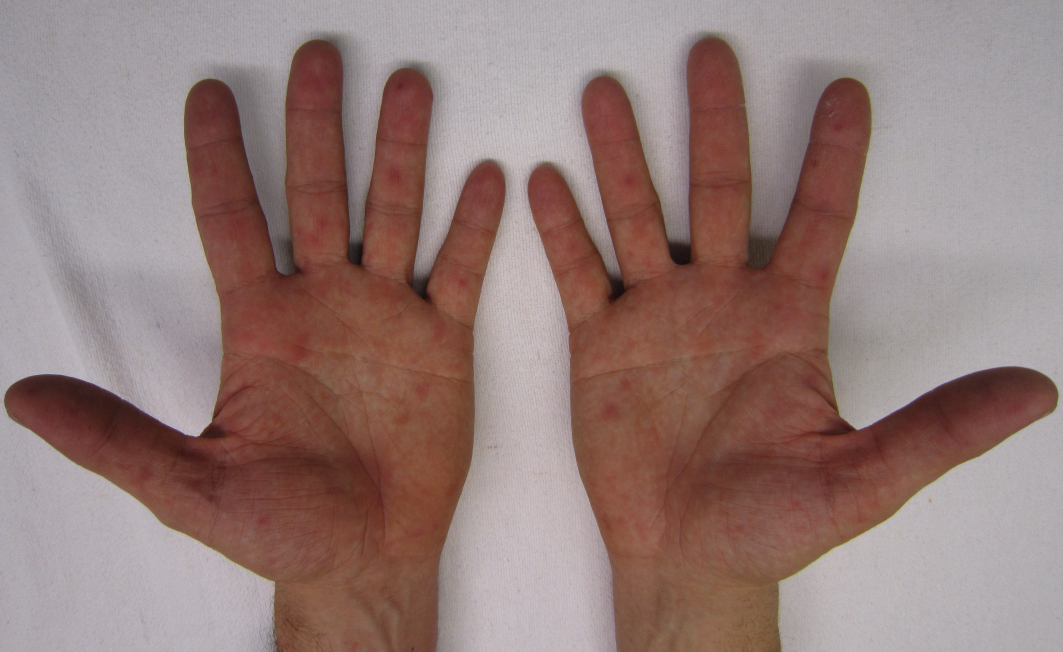
//> input picture hand3.jpg, 4252 x 2607 px (shown at 1/4 size)
$ ./main_-_Copy   (built with g++ and OpenCV 4)
//> lines starting //> are read from the running program, lines starting //| are printed output that depends on the picture; after the words box and inside, x2 and y2 are one past the last pixel; in counts of white or black regions, pixels touching at a corner belong together
#include <opencv2/opencv.hpp>
#include <opencv2/core.hpp>
#include <opencv2/highgui/highgui.hpp>
#include <opencv2/imgproc.hpp>
#include <iostream>
#include "MixGaussian.h"

using namespace cv;
using namespace std;
#define w  400

struct contoursCmpY {
    bool operator()(const Point &a,const Point &b) const {
        if (a.y == b.y)
            return a.x < b.x;

        return a.y < b.y;
    }
} contoursCmpY_;

// [40 lines left out: functions MyEllipse, change_pixel, not called in this run]

void skin_thres(Mat &img){

    int y =0;
    int x =0;
    Size size(640,480);
    resize(img,img,size);
    blur(img, img, Size(3, 3));
    for(y = 0; y < img.rows; y++){
        for(x = 0; x< img.cols; x++){
            Vec3b color = img.at<Vec3b>(Point(x,y));
            if(abs(color.val[0]-color.val[1]) < 20  && abs(color.val[2]-color.val[1])<20
            && abs(color.val[0]-color.val[2])<20 ){
                color.val[0] = 0;
                color.val[1] = 0;
                color.val[2] = 0;
                img.at<Vec3b>(Point(x,y)) = color;
            }
            else{
                color.val[0] = 255;
                color.val[1] = 255;
                color.val[2] = 255;
                img.at<Vec3b>(Point(x,y)) = color;
            }
        }
    }
    //namedWindow("skin", WINDOW_NORMAL);
    //imshow("skin", img);
}

// [39 lines left out: function skin_color, not called in this run]

void threshold_image(Mat img, Mat draw){


	Mat canny_out;
    int max =0;
    int max_ind =0;
	vector<vector<Point>> contours;
    vector<vector<Point>>  contours1;
    bool ifcontour[img.cols][img.rows];
    cout<<img.rows<<" "<<img.cols<<endl;
    contours1.resize(1);
	vector<Vec4i> hierarchy;


	Canny(img, canny_out, 100, 255);
	try {
		findContours(canny_out, contours, hierarchy, CV_RETR_EXTERNAL, CV_CHAIN_APPROX_SIMPLE, Point(0,0));
	} catch (Exception e){
		cout << e.msg << endl;
	}

    Scalar c = Scalar(255, 255, 255);
    for(int i =0; i< contours.size(); ++i){

        if(contours[i].size() <100){
            continue;
        }
        if(contourArea(contours[i]) > max){
            max_ind =i;
            max = contourArea(contours[i]);

        }
        // [5 lines of commented-out code are left out]
        drawContours(draw, contours, i, c, 1, 8, hierarchy, 0, Point());
    }


    //imshow("Contours", draw);


}


int main( int argc, char** argv )
{

    IplImage* img = cvLoadImage("hand1.jpg",CV_LOAD_IMAGE_GRAYSCALE);
//> hand1.jpg cannot be read in this run, so this picture is empty
    Mat src = imread("hand3.jpg", CV_LOAD_IMAGE_COLOR);
//> src is the input picture: 2607 rows x 4252 cols, CV_8UC3; mean B, G, R 119.8, 123.6, 147.9

    Mat ori = src;
    Size size(640,480);
    resize(ori,ori,size);
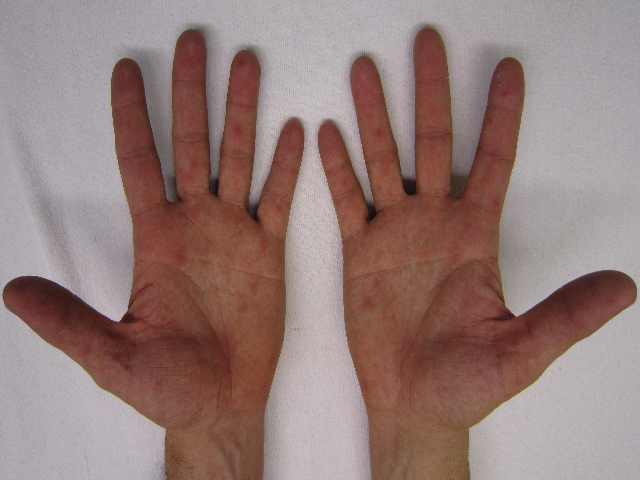
//> ori: 480 rows x 640 cols, CV_8UC3; mean B, G, R 119.7, 123.5, 147.7

    Mat draw = Mat::zeros(ori.size(), CV_8UC3);
    skin_thres(src);
//> after the loop in skin_thres, `for(y = 0; y < img.rows; y++)`:
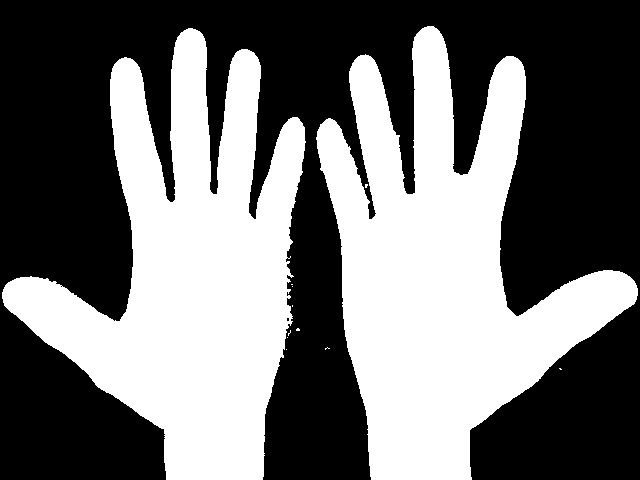
//> img: 480 rows x 640 cols, CV_8UC3; 44.1% white; 12 white regions (10 under 20 px), largest, box (x1, y1, x2, y2) and area: (316, 26, 638, 480) 68816, (2, 28, 306, 480) 66667

    threshold_image(src,draw);
//| 480 640
//> in threshold_image, `Canny(img, canny_out, 100, 255);`:
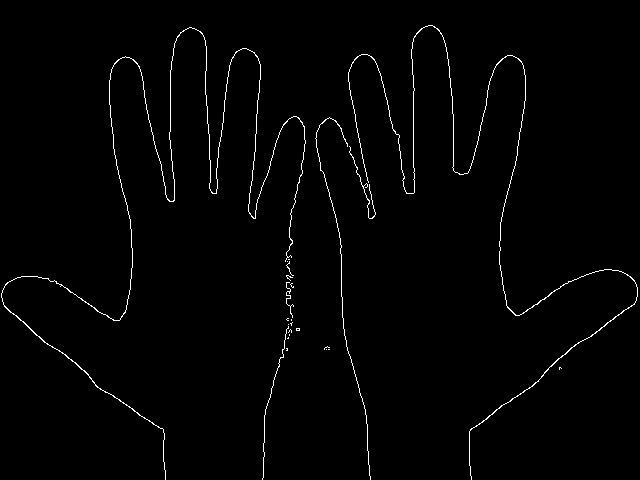
//> canny_out: 480 rows x 640 cols, CV_8UC1; 1.4% white in thin lines or dots
//> in threshold_image, `findContours(canny_out, contours, hierarchy, CV_RETR_EXTERNAL, CV_CHAI..`: contours = 24 contours, 22 with area under 20; largest, box (x1, y1, x2, y2) and area: (1, 27, 306, 480) 150, (348, 25, 638, 480) 144
//> the loop in threshold_image, `for(int i =0; i< contours.size(); ++i)` made 24 passes
//> max on passes 10, 21, 22, 23: 3, 10, 11, 150
//> after the loop in threshold_image, `for(int i =0; i< contours.size(); ++i)`:
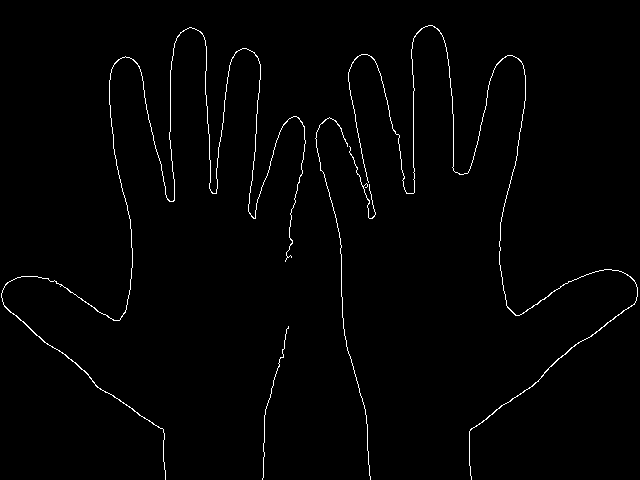
//> draw: 480 rows x 640 cols, CV_8UC3; 1.3% white in thin lines or dots
//> after the loop in threshold_image, `for(int i =0; i< contours.size(); ++i)`: max_ind = 22; max = 150


    Mat im3(ori.rows, ori.cols+draw.cols, CV_8UC3);
    Mat left(im3, Rect(0, 0, ori.cols, ori.rows));
    ori.copyTo(left);
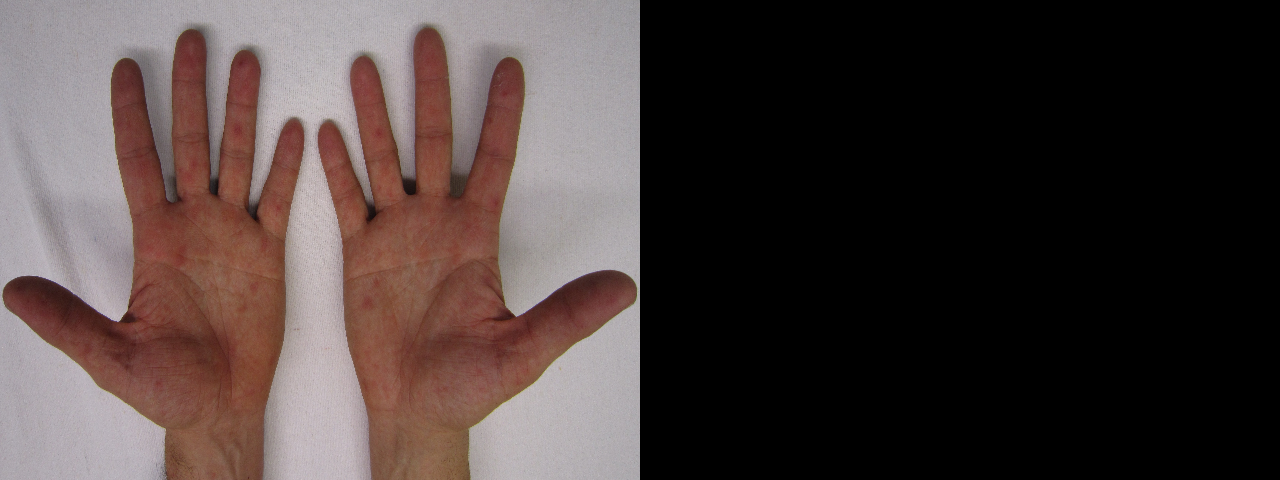
//> im3: 480 rows x 1280 cols, CV_8UC3; mean B, G, R 59.9, 61.8, 73.9
    Mat right(im3, Rect(ori.cols, 0, draw.cols, draw.rows));
//> right: 480 rows x 640 cols, CV_8UC3; every value is 0
    draw.copyTo(right);
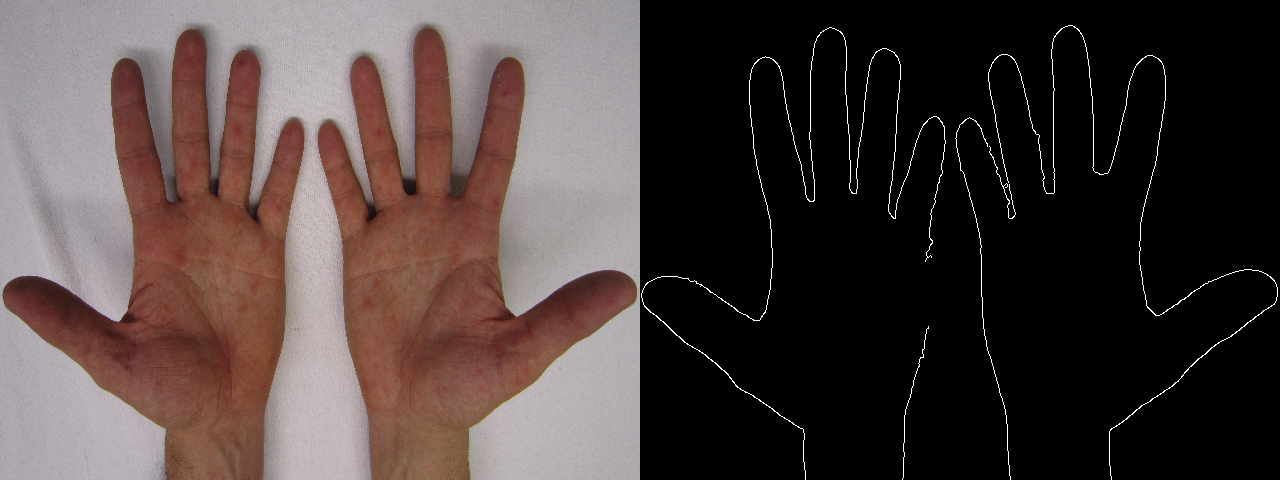
//> im3: 480 rows x 1280 cols, CV_8UC3; 0.66% of pixels changed, all inside (x1, y1, x2, y2) = (641, 25, 1278, 480)
    imshow("im3", im3);

    while(1){ //Create infinte loop for live streaming


        //find_contour(img);
       int key = cvWaitKey(10);     //Capture Keyboard stroke
//> the Esc key is pressed
        if (char(key) == 27){
            break;      //If you hit ESC key loop will break.
        }
    }

    cvDestroyWindow("Camera_Output"); //Destroy Window
    return 0;
}

$ run again, with hand4.jpg copied over hand3.jpg
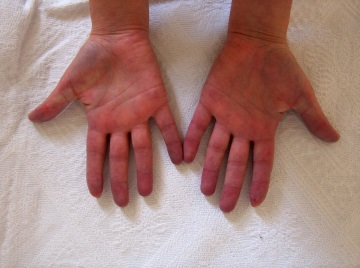
//> input picture hand4.jpg, 360 x 268 px
//> src is the input picture: 268 rows x 360 cols, CV_8UC3; mean B, G, R 126.4, 132.7, 167.7
//> after the loop in skin_thres, `for(y = 0; y < img.rows; y++)`:
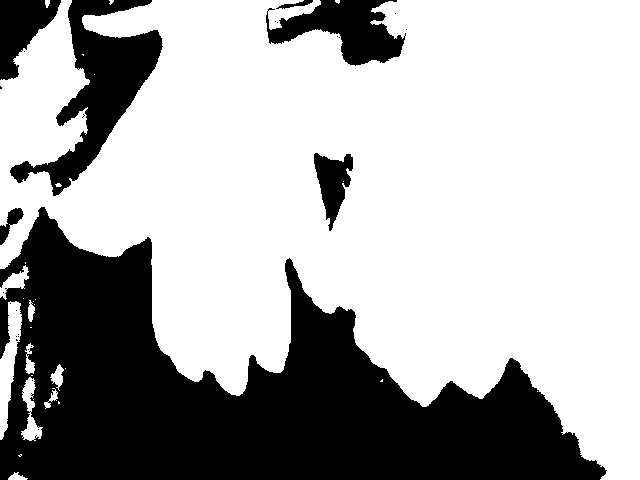
//> img: 480 rows x 640 cols, CV_8UC3; 67.5% white; 27 black regions (20 under 20 px), largest, box (x1, y1, x2, y2) and area: (0, 207, 607, 480) 80433, (10, 0, 163, 196) 9752, (266, 0, 406, 66) 4743
//| 480 640
//> canny_out: 480 rows x 640 cols, CV_8UC1; 1.3% white in thin lines or dots
//> contours = 91 contours, 88 with area under 20; largest, box (x1, y1, x2, y2) and area: (21, 376, 43, 431) 294, (9, 206, 545, 407) 150, (72, 0, 163, 181) 41
//> the loop in threshold_image, `for(int i =0; i< contours.size(); ++i)` made 91 passes
//> max on passes 32, 44: 12, 150
//> after the loop in threshold_image, `for(int i =0; i< contours.size(); ++i)`: max_ind = 43; max = 150
//> right: 480 rows x 640 cols, CV_8UC3; every value is 0
//> `draw.copyTo(right);`:
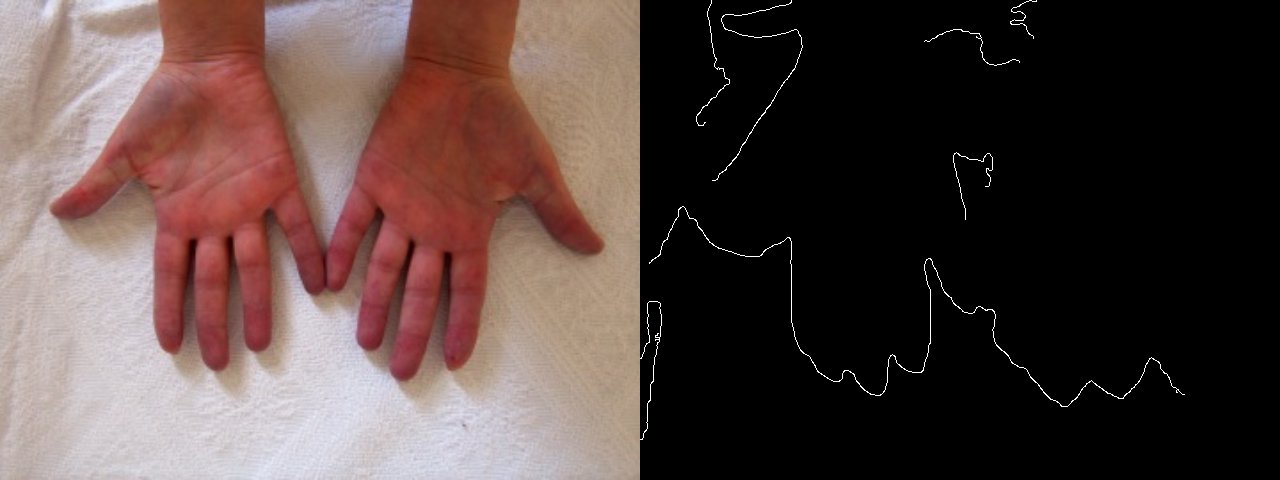
//> im3: 480 rows x 1280 cols, CV_8UC3; mean B, G, R 64.1, 67.2, 84.7

$ run again, with image1.jpg copied over hand3.jpg
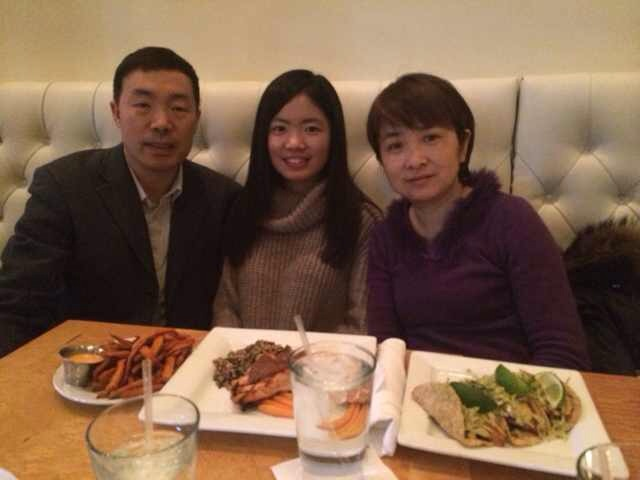
//> input picture image1.jpg, 640 x 480 px
//> src is the input picture: 480 rows x 640 cols, CV_8UC3; mean B, G, R 75.7, 97.9, 127.8
//> after the loop in skin_thres, `for(y = 0; y < img.rows; y++)`:
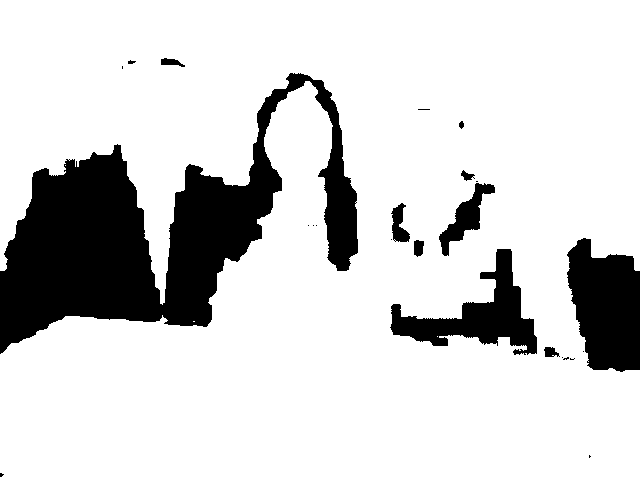
//> img: 480 rows x 640 cols, CV_8UC3; 82.7% white; 24 black regions (13 under 20 px), largest, box (x1, y1, x2, y2) and area: (0, 73, 358, 354) 37910, (567, 238, 640, 372) 7384, (390, 249, 537, 355) 5520
//| 480 640
//> canny_out: 480 rows x 640 cols, CV_8UC1; 1.1% white in thin lines or dots, all inside (x1, y1, x2, y2) = (0, 57, 640, 477)
//> contours = 37 contours, 31 with area under 20; largest, box (x1, y1, x2, y2) and area: (438, 180, 495, 256) 1319, (413, 239, 424, 257) 140, (167, 80, 358, 327) 51, (163, 72, 351, 304) 31, (458, 121, 464, 129) 28, (417, 108, 430, 111) 23
//> the loop in threshold_image, `for(int i =0; i< contours.size(); ++i)` made 37 passes
//> max on passes 16, 30, 33: 17, 19, 51
//> after the loop in threshold_image, `for(int i =0; i< contours.size(); ++i)`: max_ind = 32; max = 51
//> right: 480 rows x 640 cols, CV_8UC3; every value is 0
//> `draw.copyTo(right);`:
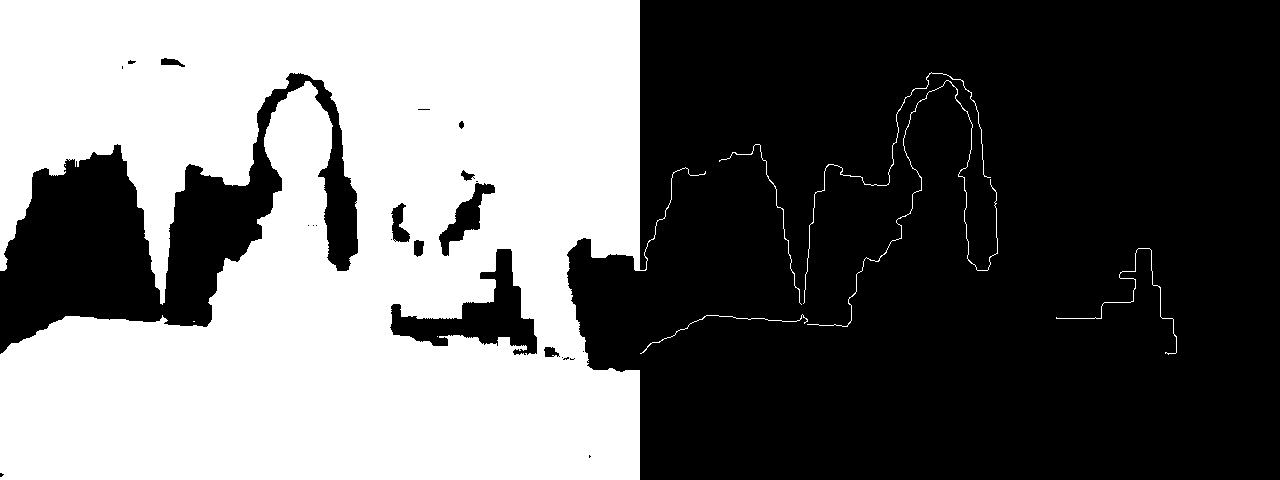
//> im3: 480 rows x 1280 cols, CV_8UC3; 41.7% white; 9 white regions (3 under 20 px), largest, box (x1, y1, x2, y2) and area: (0, 0, 706, 480) 254225, (807, 80, 998, 327) 698, (803, 72, 991, 304) 510, (1056, 248, 1177, 355) 320, (719, 144, 802, 305) 236, (640, 314, 808, 354) 198
